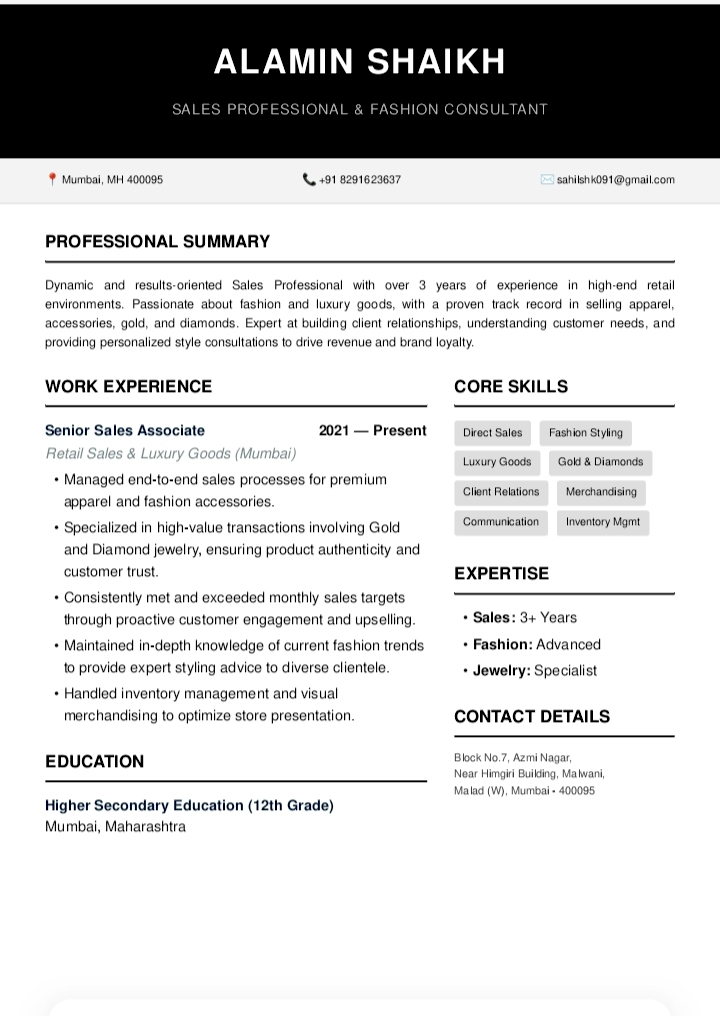
#> input picture resumes/IMG_20260420_163010.jpg.jpeg, 720 x 1016 px
$ python -i image_preprocessing.py   (imports and definitions only)   (older library calls are emulated)
#> lines starting #> are read from the running program, lines starting #| are printed output that depends on the picture
#> further down, picture is the input picture: PIL image 720x1016 RGB; mean R, G, B 205.6, 205.7, 205.7
"""
ingestion/image_preprocessing.py — Layer 0 pre-OCR image quality gate.

Applies to "scanned" pages only (PDF pages with no extractable text, and
standalone image uploads) -- text/hybrid pages never touch this module,
since they don't need OCR at all.

Three checks, run in this order for every reason below:

  1. BLUR REJECTION (hard gate, raises ImageQualityError)
     Measured via Laplacian variance (same technique used in the invoice
     OCR pipeline this was adapted from). Calibrated against a controlled
     blur ladder run on a real resume through this exact pipeline at the
     same 200 DPI render resolution used in production:

         Gaussian blur radius   Laplacian variance   Surya output quality
         ---------------------  -------------------  -----------------------------------
         1.5  (mild)             53.13                clean, correct
         3.5  (moderate)         10.18                clean, correct
         6.0  (heavy)             3.42                sentences intact but silently wrong
                                                        fields (email, dates, proper nouns
                                                        misread e.g. "NIC"->"NRC",
                                                        "May 2023"->"Many 2012 3")
         9.0  (severe)            1.66                hallucinated fluent-sounding garbage,
                                                        not related to source text at all
         13.0 (extreme)           0.81                same collapse, worse

     The gap between "moderate" (10.18, safe) and "heavy" (3.42, unsafe --
     silently wrong data reaches the parser) sets MIN_BLUR_VARIANCE at the
     midpoint. This deliberately blocks "heavy" and worse: letting heavy
     through was considered and rejected, because the failure mode there
     is NOT visible garbage -- it's plausible-looking wrong data (wrong
     email character, wrong dates, wrong proper nouns) that a downstream
     ATS match would trust without any signal something was off. Rejecting
     up front and asking for a re-upload is safer than silently corrupting
     candidate data.

     NOTE: calibrated on ONE resume's synthetic Gaussian blur ladder. This
     is a well-reasoned starting threshold, not a proven-in-production
     number. Real-world blur (camera shake / motion blur / low-light
     noise / JPEG artifacts) will not have identical statistics to a pure
     Gaussian blur. Log real production blur scores and revisit this
     constant once genuine bad scans have been observed.

  2. DESKEW (corrective, always safe to apply)
     Ported from the invoice OCR pipeline's Hough-line angle detection.
     Justified by direct evidence on this project (not the invoice
     pipeline's use case): a 4.5-degree rotation caused a section heading
     ("Summary") to be sorted into the MIDDLE of an unrelated bullet
     sentence, and a whole line ("station") to disappear from the output
     entirely. Root cause: reading order is reconstructed by sorting
     words on their y-coordinate ("top"), and on a rotated page the same
     visual line has measurably different y-coordinates on the left edge
     of the page vs. the right edge, which is enough to scramble the sort
     for lines that are close together vertically.

     Deskewing does not have the same "is this even a good idea" question
     that blur correction does: unlike blur (irreversible information
     loss), skew is a clean geometric transform. Rotating back by the
     measured angle restores the original layout with no data loss.

  3. BRIGHTNESS / INVERSION (corrective, conservative)
     Ported from the invoice pipeline's brightness heuristic. Applied
     more conservatively here than in the invoice case: resumes commonly
     have colored sidebars, shaded section-heading bars, and colored
     icons (all things invoices don't usually have), so a naive "whole
     page brightness" check could misfire on a perfectly good resume with
     a dark-colored design element. This only inverts when the WHOLE page
     is moderately dark overall (60-85 mean grayscale, same band the
     invoice pipeline used) -- a real photo taken in poor lighting, not a
     resume with some dark decorative elements on an otherwise bright
     background. No "reject if too dark" step is included yet (unlike the
     invoice pipeline's <60 reject) since that threshold hasn't been
     validated against real resume scans -- add it later if evidence
     shows a need, following the same calibrate-before-gating approach
     used for blur above.
"""

import logging
import cv2
import numpy as np
from PIL import Image

logger = logging.getLogger(__name__)


# ── Calibrated / ported thresholds (see module docstring for reasoning) ──
MIN_BLUR_VARIANCE = 6.0          # below this -> reject (see calibration table above)
MIN_SKEW_ANGLE_TO_CORRECT = 2.0  # degrees; skip correction below this (avoid needless warping)
DARK_INVERT_LOW = 60             # mean grayscale brightness band that triggers inversion
DARK_INVERT_HIGH = 85


class ImageQualityError(Exception):
    """
    Raised when a scanned page/image fails the blur quality gate and
    should be rejected rather than sent to OCR at all. Callers (see
    ocr_reader.py) must NOT treat this as a generic OCR failure -- it
    must propagate all the way up to the user as "please re-upload a
    clearer scan", not silently trigger the Surya->tesseract fallback
    path, and not be swallowed anywhere in between.
    """
    # [4 lines left out: function __init__, not called in this run]


def _pil_to_gray_np(img: Image.Image) -> np.ndarray:
    rgb = np.array(img.convert("RGB"))
    return cv2.cvtColor(rgb, cv2.COLOR_RGB2GRAY)


# Laplacian variance is resolution-dependent: the SAME physical blur
# scores noticeably differently depending on the render DPI feeding it.
# Confirmed directly: the "moderate" blur level from our calibration
# ladder scored 10.18 at 200 DPI (Surya's render resolution, in
# ocr_reader.py) but only 6.77 at 300 DPI (the tesseract fallback's
# render resolution, in ocr_reader_pytesseract.py) -- nearly a 2x
# difference for identical blur. Since this module is shared by both
# OCR paths, a single un-normalized threshold would be silently wrong
# for whichever path doesn't match the DPI it was calibrated against
# (a real resume at the "moderate, should pass" level would have
# scored dangerously close to rejection on the 300 DPI path).
#
# Fix: resize to a fixed reference width before scoring. 1700px is
# roughly what a standard 8.5in-wide page renders to at 200 DPI.
# Re-verified after this change: moderate normalizes to ~7.4-7.9 and
# heavy to ~2.2-2.4 regardless of whether the source was rendered at
# 200 or 300 DPI -- MIN_BLUR_VARIANCE=6.0 still cleanly separates them
# either way.
_BLUR_REFERENCE_WIDTH = 1700


def compute_blur_score(img: Image.Image) -> float:
    """Laplacian variance -- higher means sharper. See calibration table
    in the module docstring for what specific values mean in practice.
    Normalized to a fixed reference width first so the same threshold
    is valid regardless of what DPI the caller rendered at (see comment
    on _BLUR_REFERENCE_WIDTH above)."""
    gray_img = img.convert("L")
    if gray_img.width != _BLUR_REFERENCE_WIDTH:
        scale = _BLUR_REFERENCE_WIDTH / gray_img.width
        new_size = (_BLUR_REFERENCE_WIDTH, max(1, round(gray_img.height * scale)))
        gray_img = gray_img.resize(new_size, Image.LANCZOS)
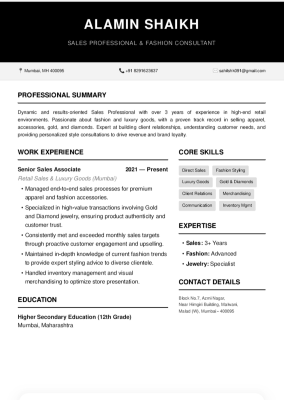
#> gray_img: PIL image 1700x2399 L (shown at 1/6 size); min 0, max 255, mean 205.5
    gray = np.array(gray_img)
    return cv2.Laplacian(gray, cv2.CV_64F).var()


def compute_brightness_score(img: Image.Image) -> float:
    """Mean grayscale brightness, 0 (black) - 255 (white)."""
    gray = _pil_to_gray_np(img)
    return float(np.mean(gray))


def deskew_image(img: Image.Image):
    """
    Detects rotation via Hough line transform and corrects it. Returns
    (corrected_image, detected_angle, was_corrected). If no reliable
    lines are found, or the detected angle is below
    MIN_SKEW_ANGLE_TO_CORRECT, returns the original image unchanged.

    Ported from the invoice pipeline's deskew_image(), adapted to take
    and return PIL Images (the type used throughout ingestion/) instead
    of raw cv2/BGR arrays.
    """
    rgb = np.array(img.convert("RGB"))
    bgr = cv2.cvtColor(rgb, cv2.COLOR_RGB2BGR)

    gray = cv2.cvtColor(bgr, cv2.COLOR_BGR2GRAY)
    gray = cv2.medianBlur(gray, 3)

    thresh = cv2.threshold(gray, 0, 255, cv2.THRESH_BINARY + cv2.THRESH_OTSU)[1]
    edges = cv2.Canny(thresh, 50, 150, apertureSize=3)

    lines = cv2.HoughLinesP(
        edges, 1, np.pi / 180,
        threshold=100, minLineLength=100, maxLineGap=10
    )

    if lines is None:
        return img, 0.0, False

    angles = []
    for line in lines:
        x1, y1, x2, y2 = line[0]
        angle = np.degrees(np.arctan2(y2 - y1, x2 - x1))
        if 5 < abs(angle) < 85:
            angles.append(angle)

    if not angles:
        return img, 0.0, False

    median_angle = float(np.median(angles))

    if abs(median_angle) < MIN_SKEW_ANGLE_TO_CORRECT:
        return img, median_angle, False

    h, w = bgr.shape[:2]
    center = (w // 2, h // 2)
    M = cv2.getRotationMatrix2D(center, median_angle, 1.0)
    deskewed_bgr = cv2.warpAffine(
        bgr, M, (w, h),
        flags=cv2.INTER_CUBIC,
        borderMode=cv2.BORDER_REPLICATE,
    )
    deskewed_rgb = cv2.cvtColor(deskewed_bgr, cv2.COLOR_BGR2RGB)
    return Image.fromarray(deskewed_rgb), median_angle, True


def adjust_brightness(img: Image.Image, brightness_score: float) -> Image.Image:
    """
    Inverts the image if it falls in the moderately-dark band. See module
    docstring for why this is narrower/more conservative than the
    invoice pipeline's version.
    """
    if DARK_INVERT_LOW <= brightness_score <= DARK_INVERT_HIGH:
        rgb = np.array(img.convert("RGB"))
        bgr = cv2.cvtColor(rgb, cv2.COLOR_RGB2BGR)
        inverted_bgr = cv2.bitwise_not(bgr)
        inverted_rgb = cv2.cvtColor(inverted_bgr, cv2.COLOR_BGR2RGB)
        return Image.fromarray(inverted_rgb)
    return img


def preprocess_scanned_image(img: Image.Image, context: str = "") -> Image.Image:
    """
    Main entry point. Runs blur gate -> deskew -> brightness correction,
    in that order, on a single page/image about to be sent to OCR.

    context: human-readable label for error messages / logging, e.g.
      "page 2 of resume.pdf" or the image filename. Purely cosmetic.

    Raises ImageQualityError if the image fails the blur gate. Callers
    must let this propagate -- do not catch it as a generic OCR failure.
    """
    # Blank / solid-color page check: a blank page (e.g. empty trailing page in a PDF)
    # has zero edges, so its Laplacian variance is 0.00. It is NOT a blurry scan,
    # just an empty page. Bypass blur rejection for blank images (std < 5.0).
    import gc
    gray_arr = np.array(img.convert("L"))
    if np.std(gray_arr) < 5.0:
        del gray_arr
        return img

    blur_score = compute_blur_score(img)
#> blur_score = 274.4
    del gray_arr
    if blur_score < MIN_BLUR_VARIANCE:
        raise ImageQualityError(
            f"Image quality too low to process reliably "
            f"(blur score {blur_score:.2f}, minimum {MIN_BLUR_VARIANCE}). "
            f"{('[' + context + '] ') if context else ''}"
            f"Please re-upload a clearer scan or photo.",
            blur_score=blur_score,
            context=context,
        )

    from PIL import ImageOps
    img = ImageOps.expand(img, border=30, fill="white")
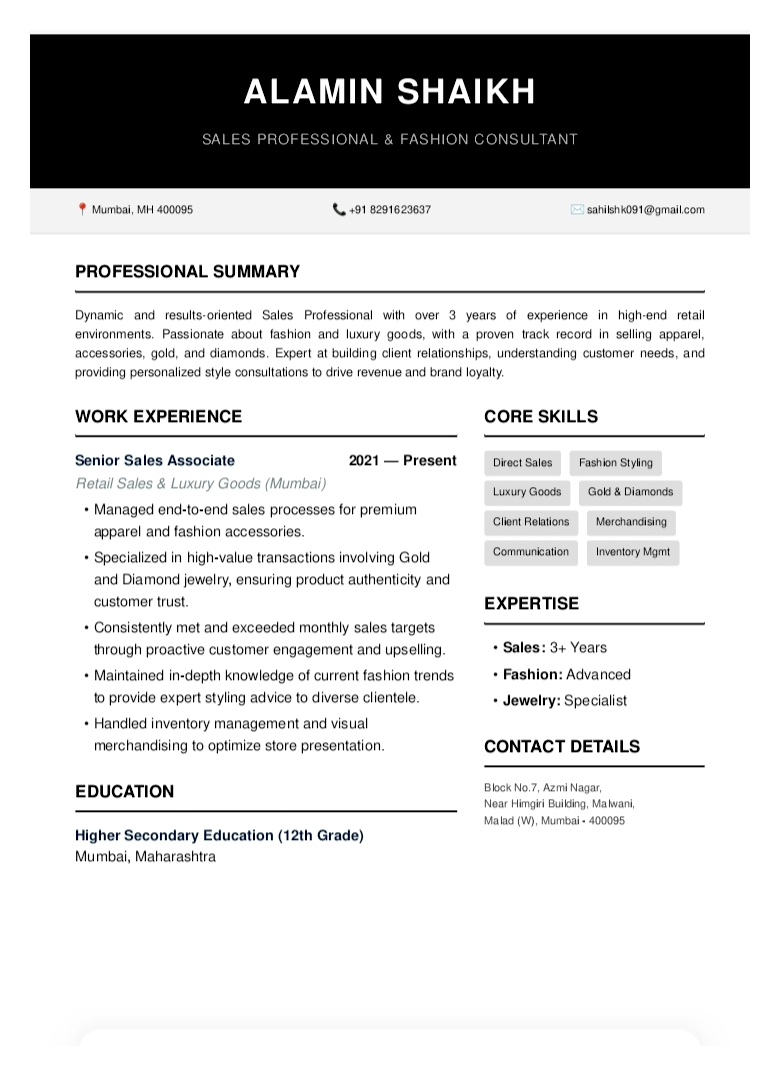
#> img: PIL image 780x1076 RGB; mean R, G, B 211.9, 212, 212
    img, angle, corrected = deskew_image(img)
#> (the rest of the program and of its run is left out)
